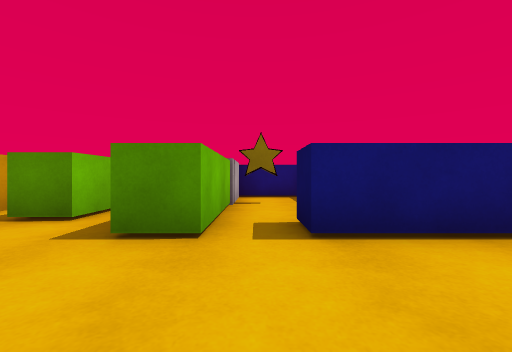
View 1 (above)

15 first-person views from a walk through a Unity game level. The camera is 0.62 m above the floor, looks level and sees 90° across. The floor is counted in squares, 1 m on a side. Each view is taken from the middle of a square. On the plan, view 1 faces up. The plan holds only what a view shows up to about 9 squares ahead; the rest is blank. The player is left out. Surface patterns are stand-ins for the level's own textures.

View 2
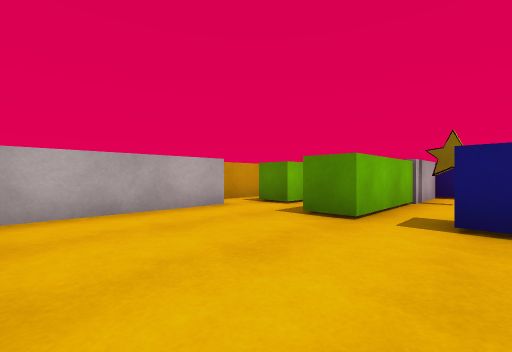

View 3
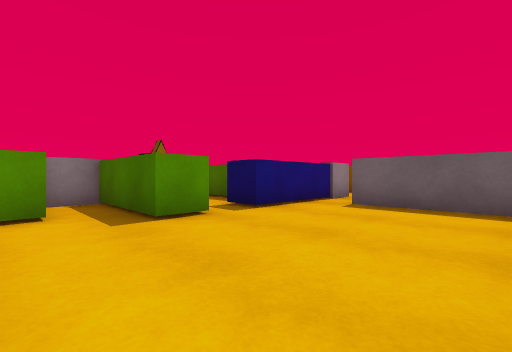

View 4
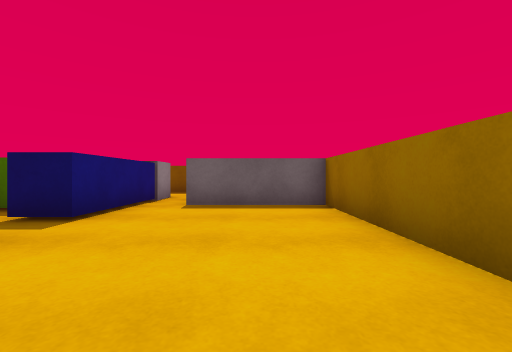

View 5
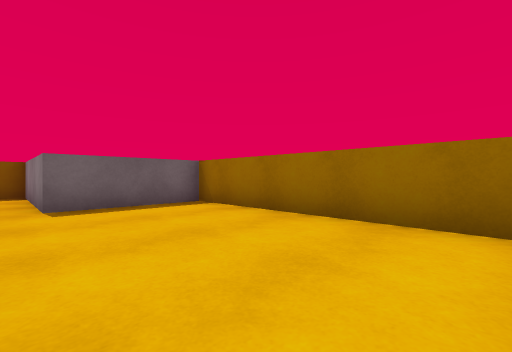

View 6
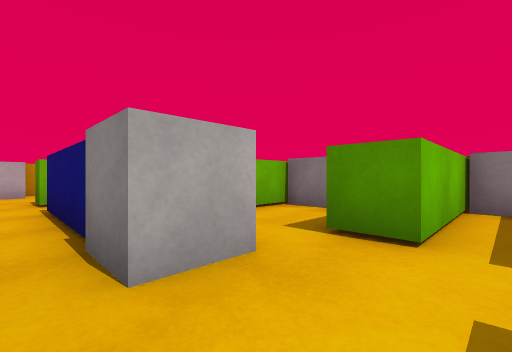

View 7
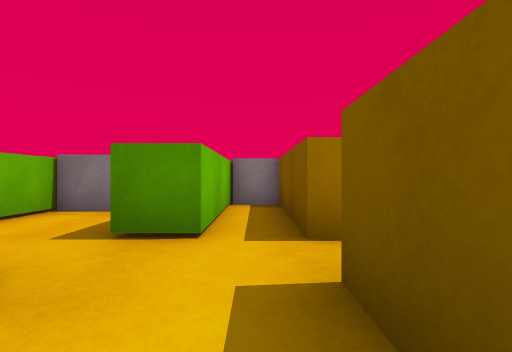

View 8
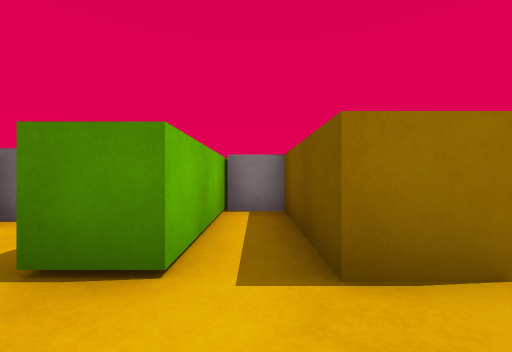

View 9
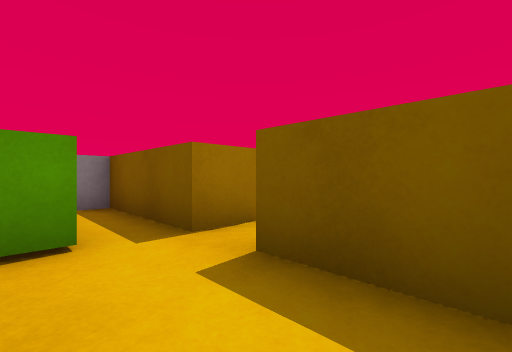

View 10
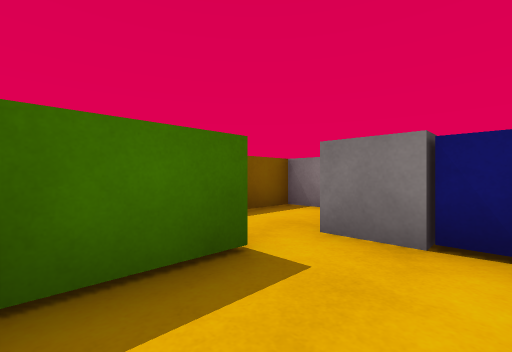

View 11
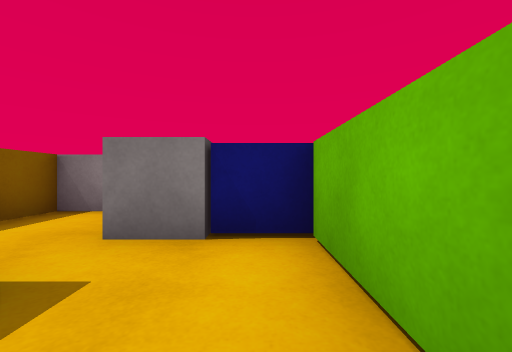

View 12
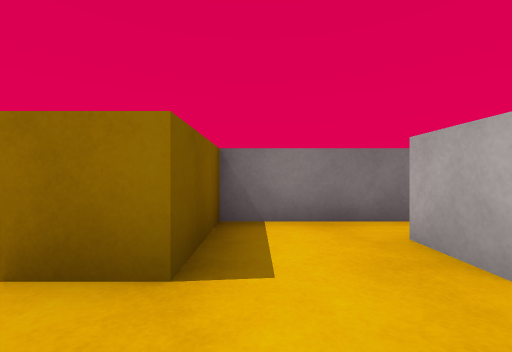

View 13
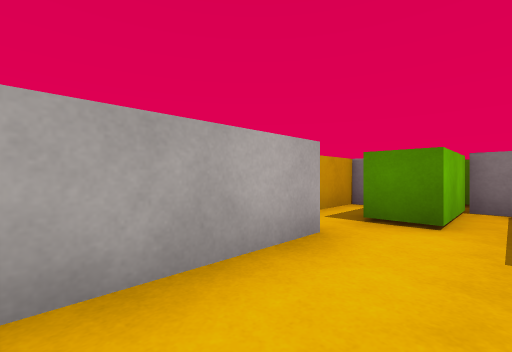

View 14
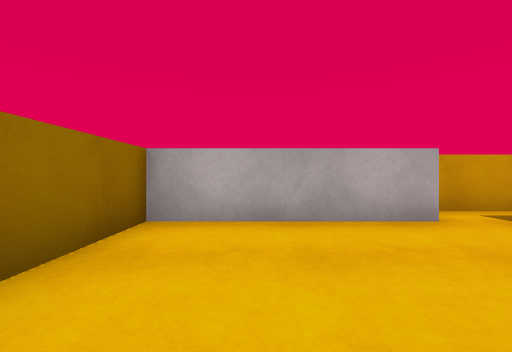

View 15
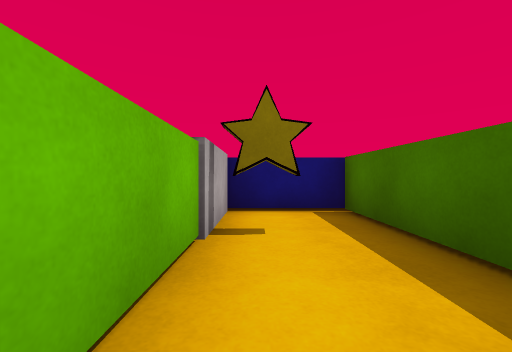

### Floor plan
Points are (right, up) in squares from view 1. A wall is a line through its corners. A room is listed if a view was taken in it or the views show most of it. See-through windows are left out.
Room 1 (views 1, 2, 3, 4, 5, 13, 14)
walls: (-0.5, 2.5) (-1.4, 2.5) (-1.4, 5.4); (-3.5, 2.5) (-3.5, -1.5) (2.5, -1.5) (2.5, 1.5); (2.5, 2.5) (0.6, 2.5); (-4.5, 5.6) (-4.5, 2.5)
ways out: opening at (3, 2) to room 2; opening at (0, 3) to room 3
objects: green block (-3, 4) to (-3, 5); green cube (-3, 7); block (-2, 6) to (-1, 7)
Room 2 (views 6, 7, 8, 9, 10, 11, 12)
walls: (3.4, 2.5) (2.5, 2.5); (7.5, 4.6) (6.5, 4.6) (6.5, 7.5); (2.5, 1.5) (6.5, 1.5) (6.5, 3.5) (7.5, 3.5); (2.4, 6.6) (2.4, 3.5) (3.5, 3.5); (5.5, 7.8) (5.5, 4.6) (4.5, 4.6) (4.5, 6)
ways out: opening at (3, 2) to room 1
objects: block (3, 7) to (4, 7); cube (4, 3); block (6, 8) to (6, 9)
Room 3 (view 15)
walls: (-0.5, 5.4) (-0.5, 2.5); (1.6, 4.4) (1.6, 7.6) (-0.5, 7.6); (0.6, 2.5) (0.6, 3.5)
ways out: opening at (0, 3) to room 1
objects: star (0, 6)

Positions as (right, up) in squares from view 1, and headings:
1: (0, 0), facing up
2: (1, -1), facing up-left
3: (-3, -1), facing up-right
4: (-3, 0), facing right
5: (-3, 2), facing down-right
6: (6, 2), facing up-left
7: (6, 2), facing up
8: (6, 3), facing up
9: (5, 2), facing up-right
10: (3, 6), facing down-right
11: (3, 6), facing down
12: (6, 5), facing down
13: (-2, 0), facing up-left
14: (0, 0), facing left
15: (0, 3), facing up
